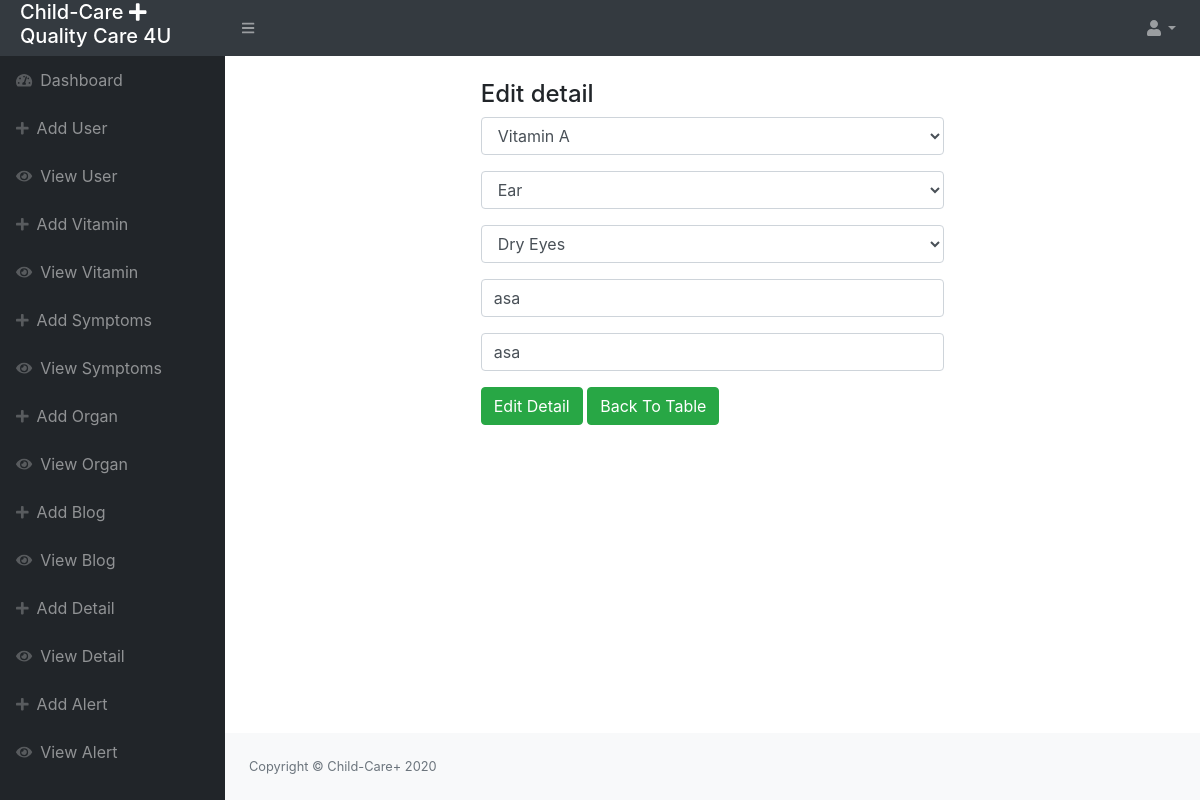
Screenshot of /child-care/admin/edit-detail/1 with the database file from the repository.
### tables this page shows
CREATE TABLE `tbl_detail` (
  `D_ID` int(255) NOT NULL,
  `VITAMIN_ID` int(255) NOT NULL,
  `ORGAN_ID` int(255) NOT NULL,
  `SYMPTOM_ID` int(255) NOT NULL,
  `DESCRIPTION` varchar(255) NOT NULL,
  `NUTRITION` varchar(255) NOT NULL
);

CREATE TABLE `tbl_vitamin` (
  `V_ID` int(255) NOT NULL,
  `VITAMIN_NAME` varchar(255) NOT NULL
);

CREATE TABLE `tbl_organ` (
  `O_ID` int(255) NOT NULL,
  `ORGAN_NAME` varchar(255) NOT NULL
);

CREATE TABLE `tbl_symptoms` (
  `SYM_ID` int(255) NOT NULL,
  `SYM_NAME` varchar(255) NOT NULL
);

### child-care/application/controllers/Admin.php (called while the page is built, shortened)
<?php
class Admin extends CI_Controller {
	public function edit_detail($ID)
	{
		$data['title']='Edit detail';
		if ($this->form_validation->run() == FALSE) {
			$data['detail']=$this->db->where('D_ID',$ID)->get('tbl_detail')->result_array();
			$data['vitamins']=$this->db->get('tbl_vitamin')->result_array();
			$data['organs']=$this->db->get('tbl_organ')->result_array();
			$data['symptoms']=$this->db->get('tbl_symptoms')->result_array();
			$this->load->view('admin/inc/header');
			$this->load->view('admin/edit-detail',$data);
			$this->load->view('admin/inc/footer');
		}
}
}

### child-care/index.php (called while the page is built, shortened)
<?php
require_once BASEPATH.'core/CodeIgniter.php';

### child-care/application/views/admin/edit-detail.php (the view, shortened to what this page needs)
            <div id="layoutSidenav_content">
                <main>
<div class="col-md-6 offset-3">
		<br>
		<h4>Edit detail</h4>
<form action="" method="post" enctype="multipart/form-data" >
	<div class="form-group">
	<select name="VITAMIN_ID" class="form-control">
		<?php foreach($vitamins as $row){  ?>
			<option <?php if(set_value('VITAMIN_ID')==$row['V_ID']){ echo 'selected';}elseif($detail[0]['VITAMIN_ID']==$row['V_ID']){ echo 'selected'; }?> value="<?=$row['V_ID']?>"><?=$row['VITAMIN_NAME']?></option>
		<?php } ?>
	</select>
	</div>
	<div class="form-group">
	<select name="ORGAN_ID" class="form-control">
	<?php foreach($organs as $row){ ?>
		<option <?php if(set_value('ORGAN_ID')==$row['O_ID']){ echo 'selected';}elseif($detail[0]['ORGAN_ID']==$row['O_ID']){ echo 'selected'; }?> value="<?=$row['O_ID']?>"><?=$row['ORGAN_NAME']?></option>
		<?php } ?>
	</select>
	</div>
	<div class="form-group">
	 <select name="SYMPTOM_ID" class="form-control">
		<?php foreach($symptoms as $row){ ?>
			<option <?php if(set_value('SYMPTOM_ID')==$row['SYM_ID']){ echo 'selected';}elseif($detail[0]['SYMPTOM_ID']==$row['SYM_ID']){ echo 'selected'; }?> value="<?=$row['SYM_ID']?>"><?=$row['SYM_NAME']?></option>
			<?php } ?>
	</select>
	</div>
	<div class="form-group">
	<input type="text" class="form-control" placeholder="DESCRIPTION" value="<?php if(set_value('DESCRIPTION')){ echo set_value('DESCRIPTION'); }else{ echo $detail[0]['DESCRIPTION']; }?>"  name="DESCRIPTION"   >
	</div>
	<div class="form-group">
	<div class="form-group">
	<input type="text" class="form-control" placeholder="NUTRITION" value="<?php if(set_value('NUTRITION')){ echo set_value('NUTRITION'); }else{ echo $detail[0]['NUTRITION']; }?>"  name="NUTRITION"   >
	</div>
		<input type="submit"  name="submit" class="btn btn-success" value="Edit Detail" >
		<a href="<?=base_url()?>admin/view-detail/"><button type="button" class="btn btn-success">Back To Table</button><a>
	</div>
</form>
</div>
                </main>

### rows the page displays
tbl_detail: VITAMIN_ID "Vitamin A", ORGAN_ID "Ear", SYMPTOM_ID "Dry Eyes", DESCRIPTION "asa", NUTRITION "asa"
